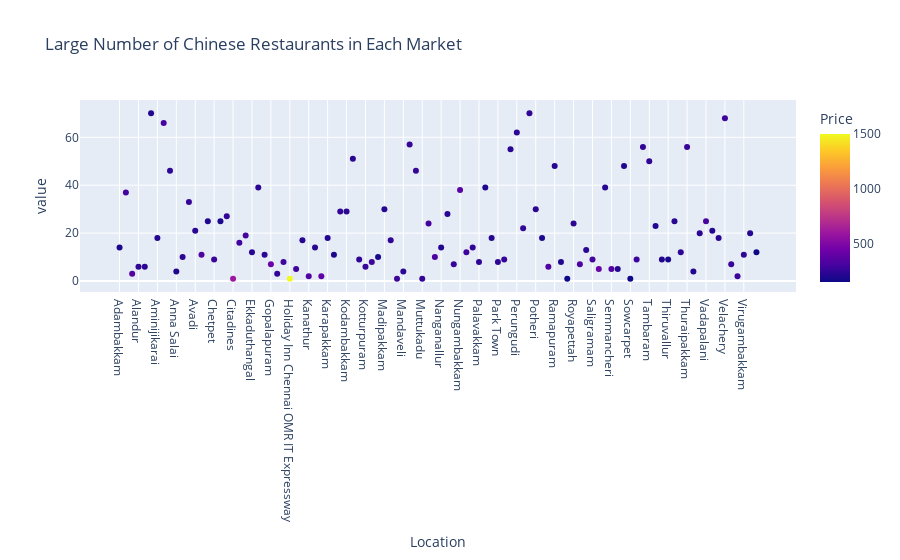

Notebook code cell kept with this figure:
### Code cell
fig = px.scatter(chinese_rest1,color='Price',title='Large Number of Chinese Restaurants in Each Market')

fig.show()

### Figure 1 — Plotly figure (JSON) as saved in the notebook; plotly's stock layout.template omitted (floating-point values rounded to 4 significant figures)
{"data": [{"hovertemplate": "Location=%{x}<br>value=%{y}<br>Price=%{marker.color}<extra></extra>", "legendgroup": "", "marker": {"color": [185.7, 295.9, 350, 241.7, 229.2, 205.4, 204.2, 304.5, 240.8, 200, 225, 255.3, 227.4, 331.8, 201, 266.7, 190, 248.1, 600, 290.6, 300, 214.6, 234.6, 229.5, 428.6, 250, 278.1, 1500, 285, 211.8, 337.5, 217.9, 387.5, 209.7, 200, 244.0, 235.3, 221.1, 241.7, 258.3, 278.1, 182.5, 216.7, 244.1, 275, 231.2, 251.8, 252.7, 250, 293.8, 315, 207.1, 224.1, 260.7, 363.8, 285.4, 248.2, 237.5, 194.2, 219.4, 237.5, 261.1, 227.3, 232.7, 245.5, 238.2, 232.5, 188.9, 333.3, 217.7, 203.1, 150, 232.3, 325, 223.1, 297.2, 420, 219.2, 350, 215, 202.6, 150, 272.2, 246.0, 242, 212.0, 205.6, 180.6, 219, 237.5, 262.9, 206.2, 235, 307, 209.5, 225, 277.9, 260.7, 275, 250, 216.2, 152.1], "coloraxis": "coloraxis", "symbol": "circle"}, "mode": "markers", "name": "", "orientation": "v", "showlegend": false, "type": "scatter", "x": ["Adambakkam", "Adyar", "Akkarai", "Alandur", "Alwarpet", "Ambattur", "Aminijikarai", "Anna Nagar East", "Anna Nagar West", "Anna Salai", "Arumbakkam", "Ashok Nagar", "Avadi", "Besant Nagar", "Chengalpattu", "Chetpet", "Choolaimedu", "Chromepet", "Citadines", "Egatoor", "Egmore", "Ekkaduthangal", "GST Road", "George Town", "Gopalapuram", "Guduvancheri", "Guindy", "Holiday Inn Chennai OMR IT Expressway", "Injambakkam", "K.K. Nagar", "Kanathur", "Kanchipuram District", "Kandanchavadi", "Karapakkam", "Kelambakkam", "Kilpauk", "Kodambakkam", "Kolathur", "Kottivakkam", "Kotturpuram", "Koyambedu", "Madhavaram", "Madipakkam", "Maduravoyal", "Mahabalipuram", "Mandaveli", "Medavakkam", "Mogappair", "Muttukadu", "Mylapore", "Nandanam", "Nanganallur", "Navallur", "Neelangarai", "Nungambakkam", "Old Mahabalipuram Road (OMR)", "Padur", "Palavakkam", "Pallavaram", "Pallikaranai", "Park Town", "Parrys", "Perambur", "Perungudi", "Poonamalle", "Porur", "Potheri", "Purasavakkam", "RA Puram", "Ramapuram", "Red Hills", "Redhills", "Royapettah", "Royapuram", "Saidapet", "Saligramam", "Santhome", "Selaiyur", "Semmancheri", "Shenoy Nagar", "Sholinganallur", "Sowcarpet", "St. Thomas Mount", "T. Nagar", "Tambaram", "Taramani", "Teynampet", "Thiruvallur", "Thiruvanmiyur", "Thousand Lights", "Thuraipakkam", "Tiruvottiyur", "Triplicane", "Vadapalani", "Valasaravakkam", "Vandalur", "Velachery", "Vepery", "Vettuvankeni", "Virugambakkam", "Washermenpet", "West Mambalam"], "xaxis": "x", "y": [14, 37, 3, 6, 6, 70, 18, 66, 46, 4, 10, 33, 21, 11, 25, 9, 25, 27, 1, 16, 19, 12, 39, 11, 7, 3, 8, 1, 5, 17, 2, 14, 2, 18, 11, 29, 29, 51, 9, 6, 8, 10, 30, 17, 1, 4, 57, 46, 1, 24, 10, 14, 28, 7, 38, 12, 14, 8, 39, 18, 8, 9, 55, 62, 22, 70, 30, 18, 6, 48, 8, 1, 24, 7, 13, 9, 5, 39, 5, 5, 48, 1, 9, 56, 50, 23, 9, 9, 25, 12, 56, 4, 20, 25, 21, 18, 68, 7, 2, 11, 20, 12], "yaxis": "y"}], "layout": {"autosize": true, "coloraxis": {"colorbar": {"title": {"text": "Price"}}, "colorscale": [[0, "#0d0887"], [0.1111, "#46039f"], [0.2222, "#7201a8"], [0.3333, "#9c179e"], [0.4444, "#bd3786"], [0.5556, "#d8576b"], [0.6667, "#ed7953"], [0.7778, "#fb9f3a"], [0.8889, "#fdca26"], [1, "#f0f921"]]}, "legend": {"tracegroupgap": 0}, "title": {"text": "Large Number of Chinese Restaurants in Each Market"}, "xaxis": {"anchor": "y", "autorange": true, "domain": [0, 1], "range": [-6.129, 107.1], "title": {"text": "Location"}, "type": "category"}, "yaxis": {"anchor": "x", "autorange": true, "domain": [0, 1], "range": [-6.104, 77.1], "title": {"text": "value"}, "type": "linear"}}}
